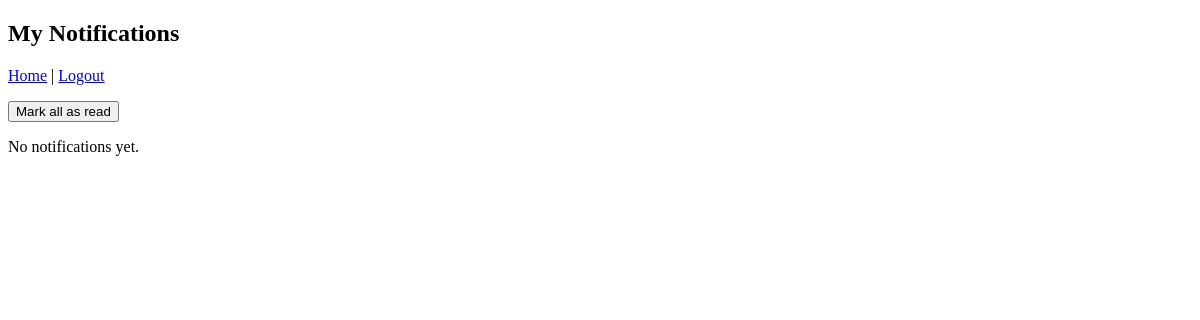
Page /public/notifications.php (signed in) on the earlier database version.
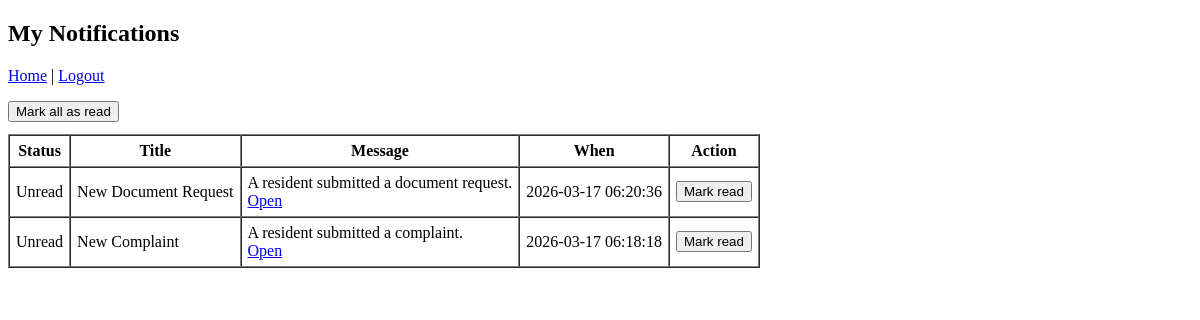
Same page on the later database version.
### tables this page shows
CREATE TABLE `notifications` (
  `id` int(10) UNSIGNED NOT NULL,
  `user_id` int(10) UNSIGNED NOT NULL,
  `title` varchar(150) NOT NULL,
  `message` text NOT NULL,
  `link` varchar(255) DEFAULT NULL,
  `is_read` tinyint(1) NOT NULL DEFAULT 0,
  `created_at` timestamp NULL DEFAULT current_timestamp()
);

### app/core/Database.php (called while the page is built)
<?php
class Database
{
    private static $instance = null;
    private $connection;
    private function __construct()
    {
        $config = require __DIR__ . '/../config/database.php';
        $dsn = $config['driver'] . ':host=' . $config['host']
             . ';port=' . $config['port']
             . ';dbname=' . $config['database']
             . ';charset=' . $config['charset'];
        try {
            $this->connection = new PDO(
                $dsn,
                $config['username'],
                $config['password'],
                [
                    PDO::ATTR_ERRMODE            => PDO::ERRMODE_EXCEPTION,
                    PDO::ATTR_DEFAULT_FETCH_MODE => PDO::FETCH_ASSOC,
                    PDO::ATTR_EMULATE_PREPARES   => false,
                ]
            );
        } catch (PDOException $e) {
            die('Database connection failed: ' . $e->getMessage());
        }
    }
    public static function getInstance()
    {
        if (self::$instance === null) {
            self::$instance = new Database();
        }
        return self::$instance;
    }
    public function getConnection()
    {
        return $this->connection;
    }
}

### app/config/database.php (called while the page is built)
<?php
return [
    'driver'   => 'mysql',
    'host'     => '127.0.0.1',
    'port'     => 3306,
    'database' => 'citiserve_db',
    'username' => 'root',
    'password' => '',
    'charset'  => 'utf8mb4',
    'collation'=> 'utf8mb4_unicode_ci',
];

### app/helpers/auth.php (called while the page is built, shortened)
<?php
require_once __DIR__ . '/../repositories/UserRepository.php';
function require_login()
{
    $repo = new UserRepository();
    $userId = (int)$_SESSION['user_id'];
    $user = $repo->findById($userId);
    $userInfo = [
        'id' => $user->id,
        'full_name' => $user->full_name,
        'email' => $user->email,
        'role' => $user->role
    ];
    return $userInfo;
}

### app/repositories/UserRepository.php (called while the page is built, shortened)
<?php
require_once __DIR__ . '/../models/User.php';
require_once __DIR__ . '/../core/Database.php';
class UserRepository
{
    private $db;
    public function __construct()
    {
        $this->db = Database::getInstance()->getConnection();
    }
    public function findById($id)
    {
        $sql = 'SELECT * FROM users WHERE id = ? LIMIT 1';
        $stmt = $this->db->prepare($sql);
        $stmt->execute([$id]);
        $row = $stmt->fetch();
        if ($row) {
            return User::fromRow($row);
        }
        return null;
    }
}

### app/models/User.php (called while the page is built, shortened)
<?php
class User
{
    public static function fromRow($row)
    {
        $user = new User();
        if (isset($row['id'])) {
            $user->id = (int)$row['id'];
        } else {
            $user->id = null;
        }
        $user->full_name = isset($row['full_name']) ? $row['full_name'] : '';
        $user->email = isset($row['email']) ? $row['email'] : '';
        $user->password_hash = isset($row['password_hash']) ? $row['password_hash'] : '';
        $user->role = isset($row['role']) ? $row['role'] : 'resident';
        $user->address = isset($row['address']) ? $row['address'] : null;
        $user->contact_number = isset($row['contact_number']) ? $row['contact_number'] : null;
        $user->created_at = isset($row['created_at']) ? $row['created_at'] : null;
        $user->updated_at = isset($row['updated_at']) ? $row['updated_at'] : null;
        return $user;
    }
}

### app/repositories/NotificationRepository.php (called while the page is built, shortened)
<?php
require_once __DIR__ . '/../core/Database.php';
class NotificationRepository
{
    private $db;
    public function __construct()
    {
        $this->db = Database::getInstance()->getConnection();
    }
    public function getByUser($userId)
    {
        $sql = "
            SELECT id, user_id, title, message, link, is_read, created_at
            FROM notifications
            WHERE user_id = ?
            ORDER BY created_at DESC, id DESC
        ";
        $stmt = $this->db->prepare($sql);
        $stmt->execute([$userId]);
        return $stmt->fetchAll();
    }
}

### public/notifications.php (the view, shortened to what the changed rows need)
<?php
require_once __DIR__ . '/../app/helpers/auth.php';
require_once __DIR__ . '/../app/repositories/NotificationRepository.php';
$user = require_login();
$repo = new NotificationRepository();
$rows = $repo->getByUser((int)$user['id']);
?>
<!doctype html>
<html>
<head>
</head>
<body>
    <h2>My Notifications</h2>
    <p>
        <a href="/CitiServe/public/index.php">Home</a> |
        <a href="/CitiServe/public/logout.php">Logout</a>
    </p>
    <form method="post" style="margin-bottom: 12px;">
        <button type="submit" name="mark_all_read" value="1">Mark all as read</button>
    </form>
    <?php if (empty($rows)): ?>
        <p>No notifications yet.</p>
    <?php else: ?>
        <table border="1" cellpadding="6" cellspacing="0">
            <tr>
                <th>Status</th>
                <th>Title</th>
                <th>Message</th>
                <th>When</th>
                <th>Action</th>
            </tr>
            <?php foreach ($rows as $n): ?>
                <tr>
                    <td>
                        <?php
                        if ((int)$n['is_read'] === 1) {
                            echo 'Read';
                        } else {
                            echo 'Unread';
                        }
                        ?>
                    </td>
                    <td><?= htmlspecialchars($n['title']) ?></td>
                    <td>
                        <?= htmlspecialchars($n['message']) ?>
                        <?php if (!empty($n['link'])): ?>
                            <br><a href="<?= htmlspecialchars($n['link']) ?>">Open</a>
                        <?php endif; ?>
                    </td>
                    <td><?= htmlspecialchars($n['created_at']) ?></td>
                    <td>
                        <?php if ((int)$n['is_read'] === 0): ?>
                            <form method="post" style="margin:0;">
                                <button type="submit">Mark read</button>
                            </form>
                        <?php else: ?>
                            -
                        <?php endif; ?>
                    </td>
                </tr>
            <?php endforeach; ?>
        </table>
    <?php endif; ?>
</body>
</html>

Differences in the rows shown:
added notifications: is_read "Unread", title "New Document Request", message "A resident submitted a document request.", created_at "2026-03-17 06:20:36"
added notifications: is_read "Unread", title "New Complaint", message "A resident submitted a complaint.", created_at "2026-03-17 06:18:18"
Other differences:
text no longer shown: "No notifications yet."
text now shown: "Status Title Message When Action"
